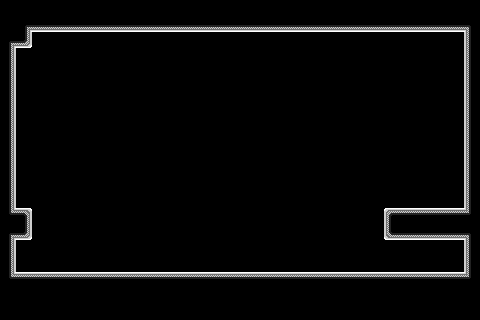

Below is a game level as drawn by its tile map, then a one-line description and the .tmx file that defines it, in full:
An orthogonal 30x20 tile map with 16x16 px tiles, 4 tile layers (bkg_far, bkg_close, ground, foreground), 2 tilesets.

<map version="1.10" tiledversion="1.11.0" orientation="orthogonal" renderorder="right-down" width="30" height="20" tilewidth="16" tileheight="16" infinite="0" nextlayerid="5" nextobjectid="1">
 <properties>
  <property name="unity:layer" value="Ground" />
  <property name="unity:sortinglayer" value="Ground" />
 </properties>
 <tileset firstgid="1" source="../../memory_block.tsx" />
 <tileset firstgid="16" source="../../PlaceholderSprites.tsx" />
 <layer id="4" name="bkg_far" width="30" height="20">
  <properties>
   <property name="unity:sortinglayer" value="Bkg_far" />
  </properties>
  <data encoding="csv">
0,0,0,0,0,0,0,0,0,0,0,0,0,0,0,0,0,0,0,0,0,0,0,0,0,0,0,0,0,0,
0,0,0,0,0,0,0,0,0,0,0,0,0,0,0,0,0,0,0,0,0,0,0,0,0,0,0,0,0,0,
0,0,0,0,0,0,0,0,0,0,0,0,0,0,0,0,0,0,0,0,0,0,0,0,0,0,0,0,0,0,
0,0,0,0,0,0,0,0,0,0,0,0,0,0,0,0,0,0,0,0,0,0,0,0,0,0,0,0,0,0,
0,0,0,0,0,0,0,0,0,0,0,0,0,0,0,0,0,0,0,0,0,0,0,0,0,0,0,0,0,0,
0,0,0,0,0,0,0,0,0,0,0,0,0,0,0,0,0,0,0,0,0,0,0,0,0,0,0,0,0,0,
0,0,0,0,0,0,0,0,0,0,0,0,0,0,0,0,0,0,0,0,0,0,0,0,0,0,0,0,0,0,
0,0,0,0,0,0,0,0,0,0,0,0,0,0,0,0,0,0,0,0,0,0,0,0,0,0,0,0,0,0,
0,0,0,0,0,0,0,0,0,0,0,0,0,0,0,0,0,0,0,0,0,0,0,0,0,0,0,0,0,0,
0,0,0,0,0,0,0,0,0,0,0,0,0,0,0,0,0,0,0,0,0,0,0,0,0,0,0,0,0,0,
0,0,0,0,0,0,0,0,0,0,0,0,0,0,0,0,0,0,0,0,0,0,0,0,0,0,0,0,0,0,
0,0,0,0,0,0,0,0,0,0,0,0,0,0,0,0,0,0,0,0,0,0,0,0,0,0,0,0,0,0,
0,0,0,0,0,0,0,0,0,0,0,0,0,0,0,0,0,0,0,0,0,0,0,0,0,0,0,0,0,0,
0,0,0,0,0,0,0,0,0,0,0,0,0,0,0,0,0,0,0,0,0,0,0,0,0,0,0,0,0,0,
0,0,0,0,0,0,0,0,0,0,0,0,0,0,0,0,0,0,0,0,0,0,0,0,0,0,0,0,0,0,
0,0,0,0,0,0,0,0,0,0,0,0,0,0,0,0,0,0,0,0,0,0,0,0,0,0,0,0,0,0,
0,0,0,0,0,0,0,0,0,0,0,0,0,0,0,0,0,0,0,0,0,0,0,0,0,0,0,0,0,0,
0,0,0,0,0,0,0,0,0,0,0,0,0,0,0,0,0,0,0,0,0,0,0,0,0,0,0,0,0,0,
0,0,0,0,0,0,0,0,0,0,0,0,0,0,0,0,0,0,0,0,0,0,0,0,0,0,0,0,0,0,
0,0,0,0,0,0,0,0,0,0,0,0,0,0,0,0,0,0,0,0,0,0,0,0,0,0,0,0,0,0
</data>
 </layer>
 <layer id="1" name="bkg_close" width="30" height="20">
  <properties>
   <property name="unity:sortinglayer" value="Bkg" />
  </properties>
  <data encoding="csv">
0,0,0,0,0,0,0,0,0,0,0,0,0,0,0,0,0,0,0,0,0,0,0,0,0,0,0,0,0,0,
0,0,0,0,0,0,0,0,0,0,0,0,0,0,0,0,0,0,0,0,0,0,0,0,0,0,0,0,0,0,
0,0,0,0,0,0,0,0,0,0,0,0,0,0,0,0,0,0,0,0,0,0,0,0,0,0,0,0,0,0,
0,0,0,0,0,0,0,0,0,0,0,0,0,0,0,0,0,0,0,0,0,0,0,0,0,0,0,0,0,0,
0,0,0,0,0,0,0,0,0,0,0,0,0,0,0,0,0,0,0,0,0,0,0,0,0,0,0,0,0,0,
0,0,0,0,0,0,0,0,0,0,0,0,0,0,0,0,0,0,0,0,0,0,0,0,0,0,0,0,0,0,
0,0,0,0,0,0,0,0,0,0,0,0,0,0,0,0,0,0,0,0,0,0,0,0,0,0,0,0,0,0,
0,0,0,0,0,0,0,0,0,0,0,0,0,0,0,0,0,0,0,0,0,0,0,0,0,0,0,0,0,0,
0,0,0,0,0,0,0,0,0,0,0,0,0,0,0,0,0,0,0,0,0,0,0,0,0,0,0,0,0,0,
0,0,0,0,0,0,0,0,0,0,0,0,0,0,0,0,0,0,0,0,0,0,0,0,0,0,0,0,0,0,
0,0,0,0,0,0,0,0,0,0,0,0,0,0,0,0,0,0,0,0,0,0,0,0,0,0,0,0,0,0,
0,0,0,0,0,0,0,0,0,0,0,0,0,0,0,0,0,0,0,0,0,0,0,0,0,0,0,0,0,0,
0,0,0,0,0,0,0,0,0,0,0,0,0,0,0,0,0,0,0,0,0,0,0,0,0,0,0,0,0,0,
0,0,0,0,0,0,0,0,0,0,0,0,0,0,0,0,0,0,0,0,0,0,0,0,0,0,0,0,0,0,
0,0,0,0,0,0,0,0,0,0,0,0,0,0,0,0,0,0,0,0,0,0,0,0,0,0,0,0,0,0,
0,0,0,0,0,0,0,0,0,0,0,0,0,0,0,0,0,0,0,0,0,0,0,0,0,0,0,0,0,0,
0,0,0,0,0,0,0,0,0,0,0,0,0,0,0,0,0,0,0,0,0,0,0,0,0,0,0,0,0,0,
0,0,0,0,0,0,0,0,0,0,0,0,0,0,0,0,0,0,0,0,0,0,0,0,0,0,0,0,0,0,
0,0,0,0,0,0,0,0,0,0,0,0,0,0,0,0,0,0,0,0,0,0,0,0,0,0,0,0,0,0,
0,0,0,0,0,0,0,0,0,0,0,0,0,0,0,0,0,0,0,0,0,0,0,0,0,0,0,0,0,0
</data>
 </layer>
 <layer id="2" name="ground" width="30" height="20">
  <properties>
   <property name="unity:layer" value="Ground" />
   <property name="unity:sortinglayer" value="Ground" />
  </properties>
  <data encoding="csv">
7,7,7,7,7,7,7,7,7,7,7,7,7,7,7,7,7,7,7,7,7,7,7,7,7,7,7,7,7,7,
7,10,12,12,12,12,12,12,12,12,12,12,12,12,12,12,12,12,12,12,12,12,12,12,12,12,12,12,12,9,
10,13,0,0,0,0,0,0,0,0,0,0,0,0,0,0,0,0,0,0,0,0,0,0,0,0,0,0,0,6,
8,0,0,0,0,0,0,0,0,0,0,0,0,0,0,0,0,0,0,0,0,0,0,0,0,0,0,0,0,6,
8,0,0,0,0,0,0,0,0,0,0,0,0,0,0,0,0,0,0,0,0,0,0,0,0,0,0,0,0,6,
8,0,0,0,0,0,0,0,0,0,0,0,0,0,0,0,0,0,0,0,0,0,0,0,0,0,0,0,0,6,
8,0,0,0,0,0,0,0,0,0,0,0,0,0,0,0,0,0,0,0,0,0,0,0,0,0,0,0,0,6,
8,0,0,0,0,0,0,0,0,0,0,0,0,0,0,0,0,0,0,0,0,0,0,0,0,0,0,0,0,6,
8,0,0,0,0,0,0,0,0,0,0,0,0,0,0,0,0,0,0,0,0,0,0,0,0,0,0,0,0,6,
8,0,0,0,0,0,0,0,0,0,0,0,0,0,0,0,0,0,0,0,0,0,0,0,0,0,0,0,0,6,
8,0,0,0,0,0,0,0,0,0,0,0,0,0,0,0,0,0,0,0,0,0,0,0,0,0,0,0,0,6,
8,0,0,0,0,0,0,0,0,0,0,0,0,0,0,0,0,0,0,0,0,0,0,0,0,0,0,0,0,6,
8,0,0,0,0,0,0,0,0,0,0,0,0,0,0,0,0,0,0,0,0,0,0,0,0,0,0,0,0,6,
5,3,0,0,0,0,0,0,0,0,0,0,0,0,0,0,0,0,0,0,0,0,0,0,1,2,2,2,2,4,
10,13,0,0,0,0,0,0,0,0,0,0,0,0,0,0,0,0,0,0,0,0,0,0,11,12,12,12,12,9,
8,0,0,0,0,0,0,0,0,0,0,0,0,0,0,0,0,0,0,0,0,0,0,0,0,0,0,0,0,6,
8,0,0,0,0,0,0,0,0,0,0,0,0,0,0,0,0,0,0,0,0,0,0,0,0,0,0,0,0,6,
5,2,2,2,2,2,2,2,2,2,2,2,2,2,2,2,2,2,2,2,2,2,2,2,2,2,2,2,2,4,
7,7,7,7,7,7,7,7,7,7,7,7,7,7,7,7,7,7,7,7,7,7,7,7,7,7,7,7,7,7,
7,7,7,7,7,7,7,7,7,7,7,7,7,7,7,7,7,7,7,7,7,7,7,7,7,7,7,7,7,7
</data>
 </layer>
 <layer id="3" name="foreground" width="30" height="20">
  <properties>
   <property name="unity:sortinglayer" value="Foreground" />
  </properties>
  <data encoding="csv">
0,0,0,0,0,0,0,0,0,0,0,0,0,0,0,0,0,0,0,0,0,0,0,0,0,0,0,0,0,0,
0,0,0,0,0,0,0,0,0,0,0,0,0,0,0,0,0,0,0,0,0,0,0,0,0,0,0,0,0,0,
0,0,0,0,0,0,0,0,0,0,0,0,0,0,0,0,0,0,0,0,0,0,0,0,0,0,0,0,0,0,
0,0,0,0,0,0,0,0,0,0,0,0,0,0,0,0,0,0,0,0,0,0,0,0,0,0,0,0,0,0,
0,0,0,0,0,0,0,0,0,0,0,0,0,0,0,0,0,0,0,0,0,0,0,0,0,0,0,0,0,0,
0,0,0,0,0,0,0,0,0,0,0,0,0,0,0,0,0,0,0,0,0,0,0,0,0,0,0,0,0,0,
0,0,0,0,0,0,0,0,0,0,0,0,0,0,0,0,0,0,0,0,0,0,0,0,0,0,0,0,0,0,
0,0,0,0,0,0,0,0,0,0,0,0,0,0,0,0,0,0,0,0,0,0,0,0,0,0,0,0,0,0,
0,0,0,0,0,0,0,0,0,0,0,0,0,0,0,0,0,0,0,0,0,0,0,0,0,0,0,0,0,0,
0,0,0,0,0,0,0,0,0,0,0,0,0,0,0,0,0,0,0,0,0,0,0,0,0,0,0,0,0,0,
0,0,0,0,0,0,0,0,0,0,0,0,0,0,0,0,0,0,0,0,0,0,0,0,0,0,0,0,0,0,
0,0,0,0,0,0,0,0,0,0,0,0,0,0,0,0,0,0,0,0,0,0,0,0,0,0,0,0,0,0,
0,0,0,0,0,0,0,0,0,0,0,0,0,0,0,0,0,0,0,0,0,0,0,0,0,0,0,0,0,0,
0,0,0,0,0,0,0,0,0,0,0,0,0,0,0,0,0,0,0,0,0,0,0,0,0,0,0,0,0,0,
0,0,0,0,0,0,0,0,0,0,0,0,0,0,0,0,0,0,0,0,0,0,0,0,0,0,0,0,0,0,
0,0,0,0,0,0,0,0,0,0,0,0,0,0,0,0,0,0,0,0,0,0,0,0,0,0,0,0,0,0,
0,0,0,0,0,0,0,0,0,0,0,0,0,0,0,0,0,0,0,0,0,0,0,0,0,0,0,0,0,0,
0,0,0,0,0,0,0,0,0,0,0,0,0,0,0,0,0,0,0,0,0,0,0,0,0,0,0,0,0,0,
0,0,0,0,0,0,0,0,0,0,0,0,0,0,0,0,0,0,0,0,0,0,0,0,0,0,0,0,0,0,
0,0,0,0,0,0,0,0,0,0,0,0,0,0,0,0,0,0,0,0,0,0,0,0,0,0,0,0,0,0
</data>
 </layer>
</map>
